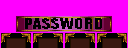

The script that saved this image:
"""Password screen header plaque パスワード -> PASSWORD; writes gfx/pw_head.png from work/gfx/pw_head.* (BG1 export).

    python -X utf8 gfx/pw_head.py

The kana are pure black on a horizontal-gradient plaque: erase by copying each pixel from the row above, then draw
the word in black.
"""
import shutil
from pathlib import Path

from PIL import Image, ImageDraw, ImageFont

ROOT = Path(__file__).resolve().parent.parent
SRC, OUT = ROOT / "work" / "gfx" / "pw_head", ROOT / "gfx" / "pw_head"
BLACK = (0, 0, 0)
X0, X1, Y0, Y1 = 20, 108, 17, 31  # plaque interior in the PNG


def main():
    im = Image.open(SRC.with_suffix(".png")).convert("RGB")
    for y in range(Y0, Y1):
        for x in range(X0, X1):
            if im.getpixel((x, y)) == BLACK:
                im.putpixel((x, y), im.getpixel((x, y - 1)))
    font = ImageFont.truetype("C:/Windows/Fonts/impact.ttf", 20)
    text = "PASSWORD"
    l, t, r, b = font.getbbox(text)
    m = Image.new("1", (r - l, b - t))
    ImageDraw.Draw(m).text((-l, -t), text, font=font, fill=1)
    m = m.resize((min(m.width, X1 - X0 - 8), 11), Image.NEAREST)
    ox, oy = (X0 + X1 - m.width) // 2, 18
    for y in range(m.height):
        for x in range(m.width):
            if m.getpixel((x, y)):
                im.putpixel((ox + x, oy + y), BLACK)
    im.save(OUT.with_suffix(".png"))
    shutil.copy(SRC.with_suffix(".json"), OUT.with_suffix(".json"))
    print(OUT.with_suffix(".png"))


if __name__ == "__main__":
    main()
